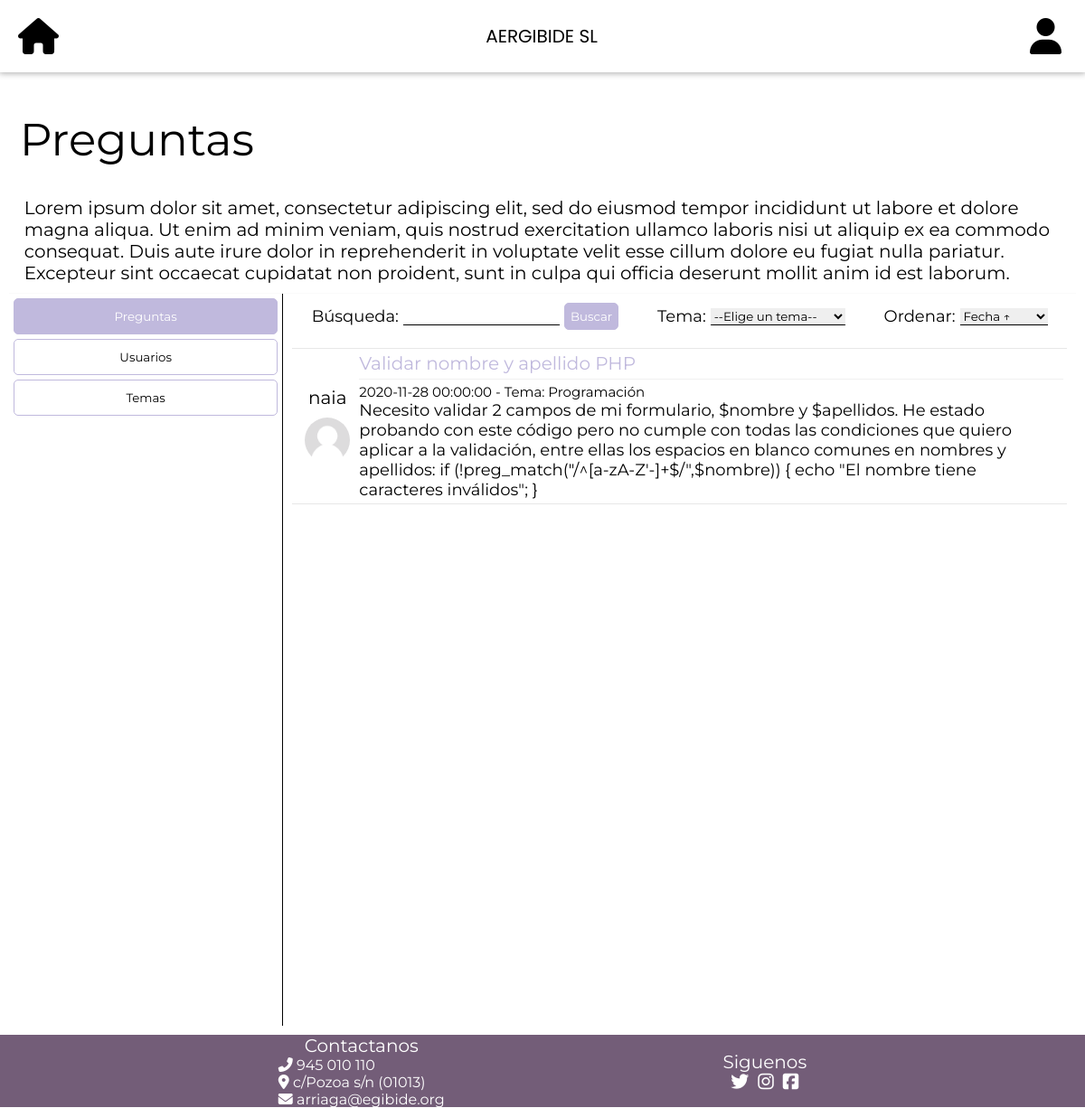
The app's page /php/preguntas.php?tema=2, older data.
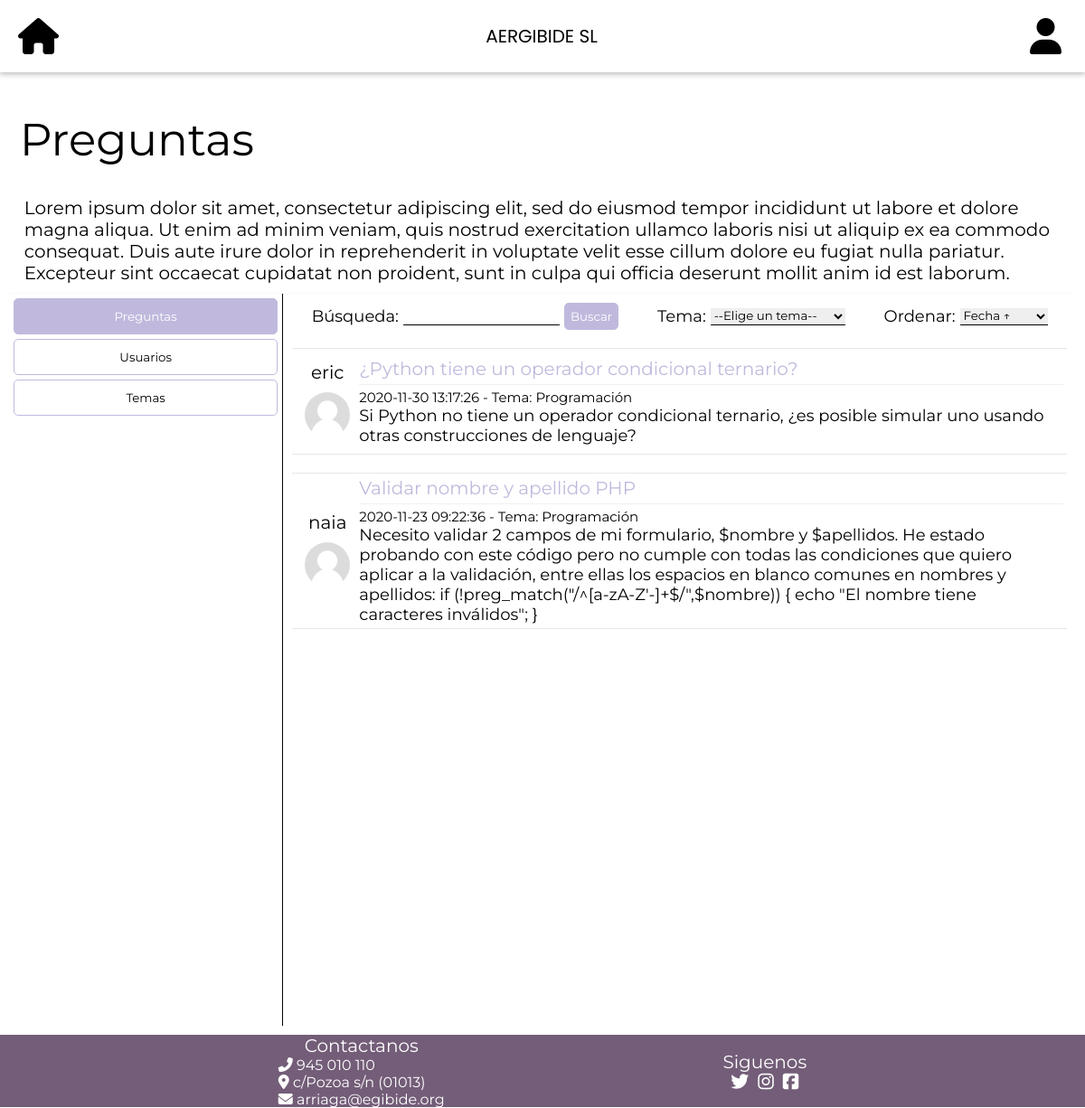
The same page, newer data.
### tables this page shows
CREATE TABLE `Preguntas` (
  `id` int(11) NOT NULL,
  `titulo` varchar(100) NOT NULL,
  `descripcion` varchar(5000) NOT NULL,
  `fecha` datetime NOT NULL,
  `tema` varchar(20) DEFAULT NULL,
  `usuarioid` int(11) NOT NULL
);

### php/preguntas.php (called while the page is built, shortened)
<?php
require_once '../php/llamadasBD.php';
$preguntas = array();
if(isset($_GET['tema'])) {
    $preguntas = leerPreguntasPorTema($_GET['tema']);
}else{
    $preguntas = leerPreguntas();
}
$preguntasConUsuarios = array();
while ($pregunta = $preguntas->fetch()){
    $nickname = "";
    $urlImg = "";
    $usuarios = leerUsuarios();
    while ($usuario = $usuarios->fetch()){
        if ($pregunta["usuarioid"] == $usuario["id"]){
            $nickname = $usuario["nickname"];
            $urlImg = $usuario["imagen"];
        }
    }
    $tema = "";
    switch ($pregunta["tema"]){
        case 2:
            $tema = "Programación";
            break;
    }
    array_push($preguntasConUsuarios, [
        "id" => $pregunta["id"],
        "titulo" => $pregunta["titulo"],
        "descripcion" => $pregunta["descripcion"],
        "fecha" => $pregunta["fecha"],
        "tema" => $tema,
        "nickname" => $nickname,
        "urlImg" => $urlImg
    ]);
}
require "../html/preguntas.view.php";

### php/llamadasBD.php (called while the page is built, shortened)
<?php
function iniciarConexion(){
    $dbname = "db_reto2";
    $host = "localhost";
    $user = "admin";
    $pass = "12345";
    try{
       $dbh = new PDO("mysql:host=$host;dbname=$dbname",$user,$pass);
       return $dbh;
    }catch (PDOException $e){
        echo $e->getMessage();
        return null;
    }
}
function leerPreguntasPorTema($tema)
{
    $dbh = iniciarConexion();
    $stmt = $dbh->prepare("SELECT * FROM Preguntas WHERE tema = $tema ORDER BY fecha DESC");
    $stmt->execute();
    $stmt->setFetchMode(PDO::FETCH_ASSOC);
    return $stmt;
}

### html/preguntas.view.php (the view, shortened to what this page needs)
<?php include 'header.view.php';?>
<head>
    <link rel="stylesheet" href="../html/css/preguntas.css">
</head>
<body>
<div id="divPrincipal">
    <div id="divSuperior">
        <h1>Preguntas</h1>
        <p>Lorem ipsum dolor sit amet, consectetur adipiscing elit, sed do eiusmod tempor incididunt ut labore et dolore magna aliqua. Ut enim ad minim veniam, quis nostrud exercitation ullamco laboris nisi ut aliquip ex ea commodo consequat. Duis aute irure dolor in reprehenderit in voluptate velit esse cillum dolore eu fugiat nulla pariatur. Excepteur sint occaecat cupidatat non proident, sunt in culpa qui officia deserunt mollit anim id est laborum.</p>
    </div>
    <div class="divSeparador"></div>
    <div id="divInferior">
        <div id="divEnlaces">
            <button class="btEnlace btSeleccionado"><a href="../php/preguntas.php">Preguntas</a></button>
            <button class="btEnlace btNoSeleccionado"><a href="../php/usuarios.php">Usuarios</a></button>
            <button class="btEnlace btNoSeleccionado"><a href="../php/temas.php">Temas</a></button>
        </div>
        <div id="divInformacion">
            <div id="divFiltrador">
                <div id="divLupa">
                    <label class="lbFiltrado">Búsqueda: </label>
                    <input class="ipBuscador" type="text">
                    <button id="btBuscar">Buscar</button>
                </div>
                <div id="divTag">
                    <label class="lbFiltrado">Tema: </label>
                    <select>
                        <option>--Elige un tema--</option>
                    </select>
                </div>
                <div id="divTag">
                    <label class="lbFiltrado">Ordenar: </label>
                    <select id="slOrden">
                        <option id="fechaDesc" selected value="fechaDesc">Fecha ↑</option>
                    </select>
                </div>
            </div>
            <div id="divPreguntas">
                <?php foreach ($preguntasConUsuarios as $pregunta) { ?>
                    <div class="divPregunta">
                        <div class="divPregIzq">
                            <label class="labPregNickname"> <?php echo $pregunta ["nickname"]; ?> </label>
                            <a href="../php/perfil.php?nickname=<?php echo $pregunta["nickname"]?>">
                                <img class="imgPregPerfil" src="<?php echo $pregunta["urlImg"]; ?>">
                            </a>
                        </div>
                        <div class="divPregDer">
                            <a class="tituloPreg" href="../php/pregunta.php?pregunta=<?php echo $pregunta["id"]?>">
                                <?php echo $pregunta["titulo"] ?>
                            </a>
                            <div class="divSeparadorpregunta"></div>
                            <label style="font-size: 15px"> <?php echo $pregunta["fecha"]; echo " - Tema: "; echo $pregunta["tema"]?> </label>
                            <label class="lbDescripcion"><?php echo $pregunta["descripcion"] ?></label>
                        </div>
                    </div>
                <?php } ?>
            </div>
        </div>
    </div>
</div>
</body>
<?php include "footer.view.php"?>

Row changes from the older to the newer data that the page shows:
added preguntas: nickname "eric", titulo "¿Python tiene un operador condicional ternario?", fecha "2020-11-30 13:17:26", tema "Programación", descripcion "Si Python no tiene un operador condicional ternario, ¿es posible simular uno usando otras construcciones de lenguaje?"
changed preguntas "Validar nombre y apellido PHP": fecha "2020-11-28 00:00:00" → "2020-11-23 09:22:36"
